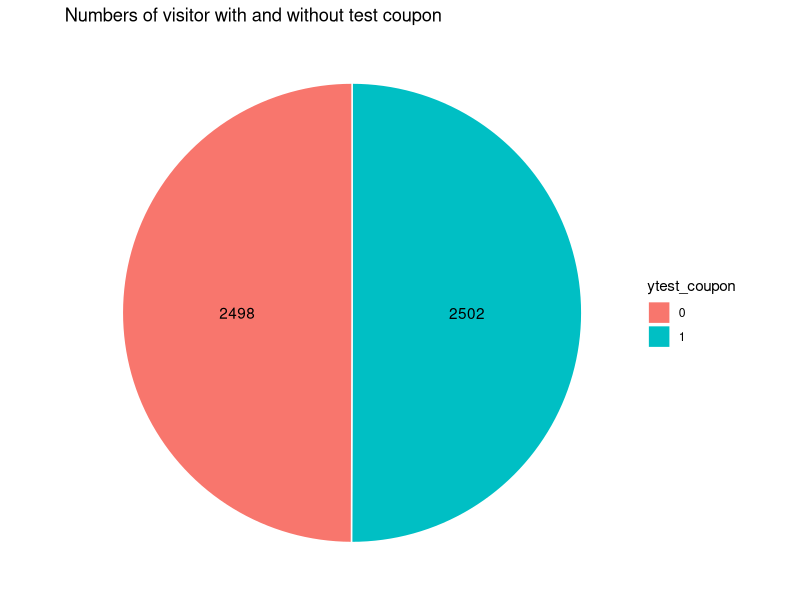
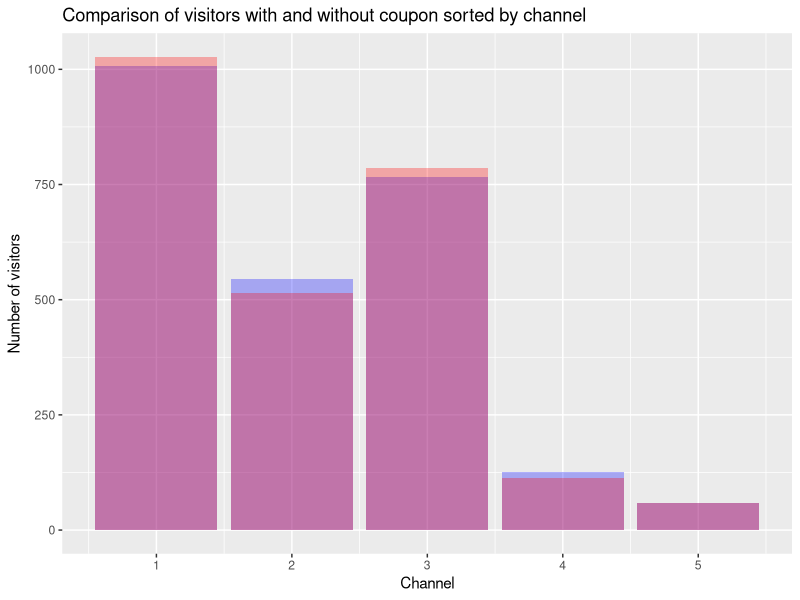
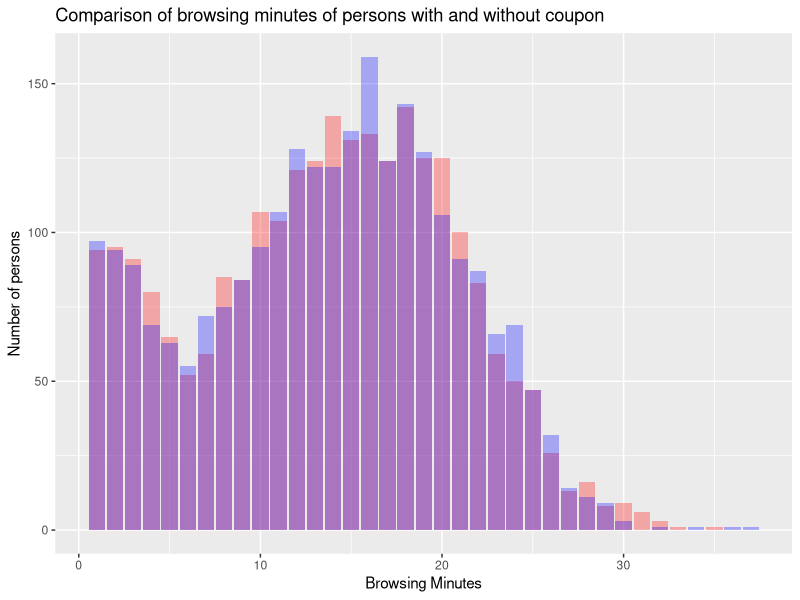
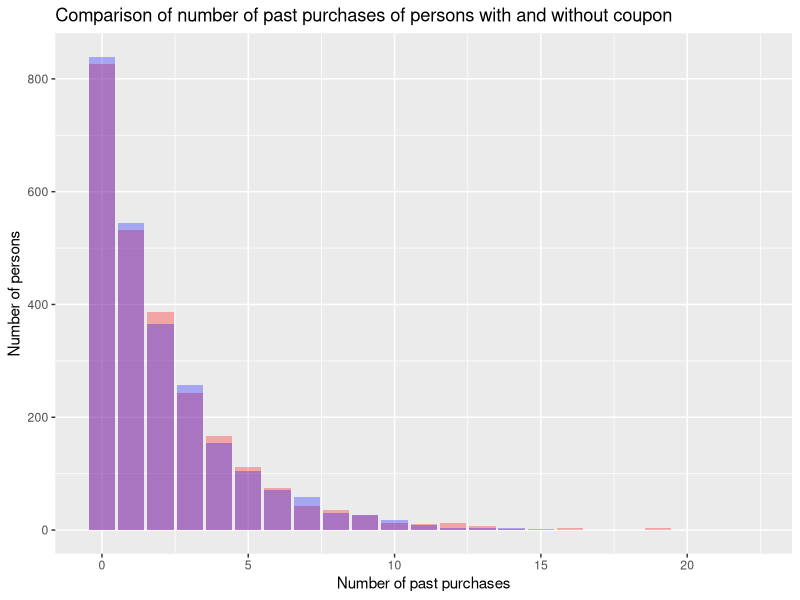
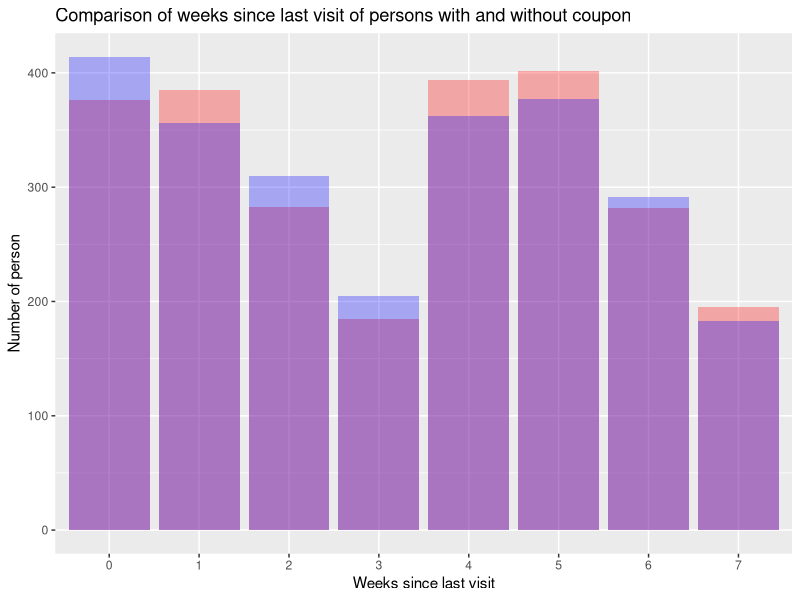
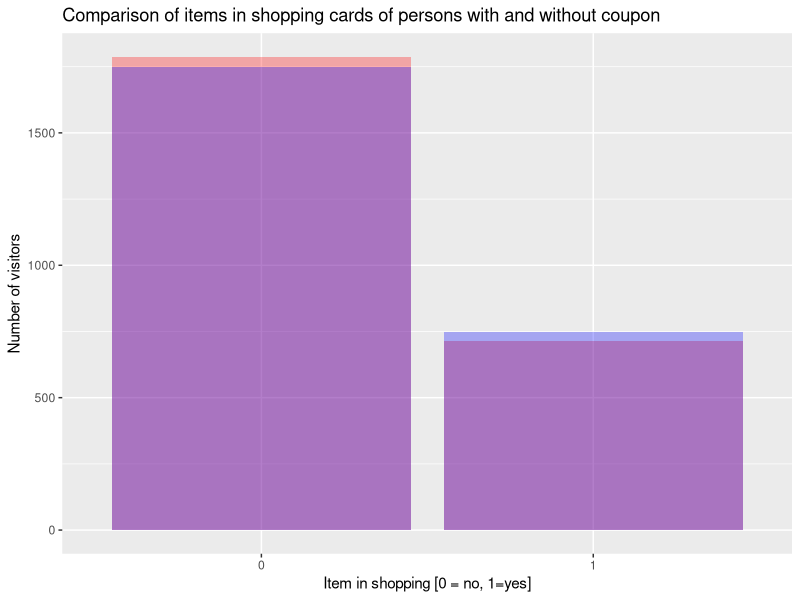
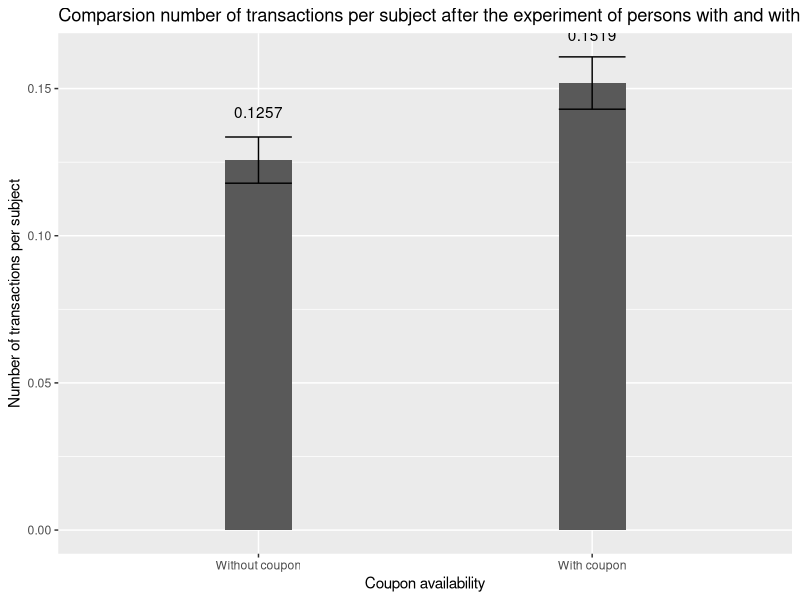
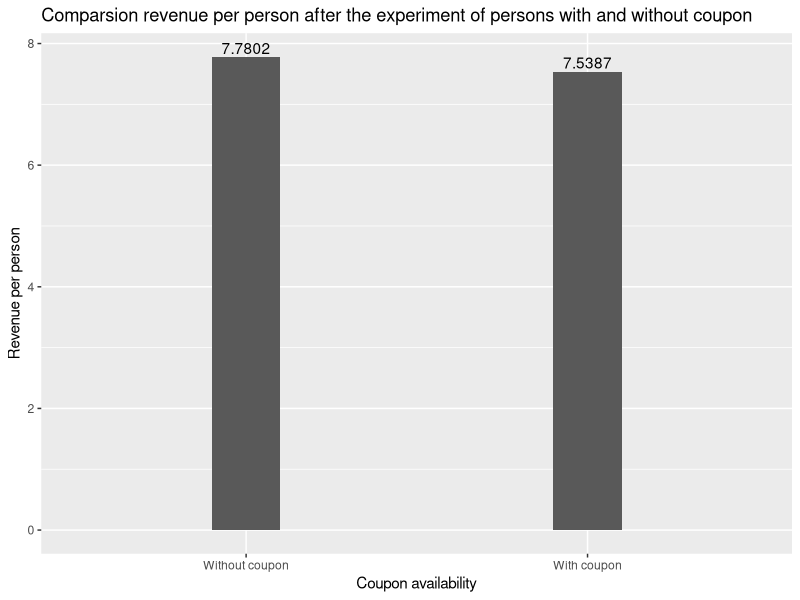

The R script that drew these images, in order: (Note: this script raises an error after producing the figures.)
# install.packages("tidyverse")
# install.packages("plotrix")
# install.packages("psych")
# install.packages("ggplot2")
# install.packages("psych")
library(tidyverse)
library(plotrix)
library(psych)
library(ggplot2)
library(psych)
data <- read.csv("data.csv")

# -------------------------------------------------------------------------- #
# Task 1
# (check if manipulation was indeed random)

# Compare number of values in both test sets
data$ytest_coupon=factor(data$test_coupon)
data$yshopping_cart=factor(data$shopping_cart)
no_test_coupon <- data %>%
  group_by(ytest_coupon) %>%
  summarise(n = n())

no_test_coupon
no_test_coupon_pos <- no_test_coupon %>% 
  arrange(desc(ytest_coupon)) %>%
  mutate(lab.ypos = cumsum(n) - 0.5*n)
no_test_coupon_pos

ggplot(no_test_coupon_pos, aes(x="", y = n, fill = ytest_coupon)) + 
  geom_bar(width = 1, stat= "identity", color= "white") + 
  coord_polar("y", start = 0) + 
  geom_text(aes(y = lab.ypos, label=n), color= "black") + 
  theme_void() +
  ggtitle("Numbers of visitor with and without test coupon")


# Generate data-frames for plotting for coupon and no-coupon
data_coupon <- data %>% filter(test_coupon == 1)
data_no_coupon <- data %>% filter(test_coupon == 0)

# check for randomness in channel_acq
data_channel_acq <- data %>%
    group_by(test_coupon, channel_acq) %>%
    summarize(number = n())

ggplot(data, aes(x = channel_acq, fill = test_coupon)) +
    geom_bar(data = data_coupon, fill = "blue", alpha = 0.3) +
    geom_bar(data = data_no_coupon, fill = "red", alpha = 0.3) + 
    labs(title="Comparison of visitors with and without coupon sorted by channel", x = "Channel", y = "Number of visitors")

# Maybe relevant: wilcox.test(browsing_minutes ~ test_coupon, data = data)

# Check for randomness in browsing_minutes
data %>%
    group_by(test_coupon) %>%
    summarise(
      number = n(), 
      mean_browsing_minutes = mean(browsing_minutes),
      sd_browsing_minutes = sd(browsing_minutes), 
      std_browsing_minutes = std.error(browsing_minutes)
    )

describeBy(data$browsing_minutes, data$test_coupon)

ggplot(data, aes(x = browsing_minutes, fill = test_coupon)) +
    geom_bar(data = data_coupon, fill = "red", alpha = 0.3) +
    geom_bar(data = data_no_coupon, fill = "blue", alpha = 0.3) +
    labs(title="Comparison of browsing minutes of persons with and without coupon", x="Browsing Minutes", y="Number of persons")


# Check for randomness in num_past_purch
data %>%
    group_by(test_coupon) %>%
    summarize(
        number = n(), mean(num_past_purch),
        sd(num_past_purch), std.error(num_past_purch)
    )

describeBy(data$num_past_purch, data$test_coupon)

ggplot(data, aes(x = num_past_purch, fill = test_coupon)) +
    geom_bar(data = data_coupon, fill = "red", alpha = 0.3) +
    geom_bar(data = data_no_coupon, fill = "blue", alpha = 0.3) +
    labs(title="Comparison of number of past purchases of persons with and without coupon", x="Number of past purchases", y="Number of persons")


# Check for randomness spent_last_purchase
data %>%
    group_by(test_coupon) %>%
    summarize(
        number = n(), mean(spent_last_purchase),
        sd(spent_last_purchase), std.error(spent_last_purchase)
    )

describeBy(data$spent_last_purchase, data$test_coupon)

# Check for randomness in weeks_since_visit
data %>%
    group_by(test_coupon) %>%
    summarize(
        number = n(), mean(weeks_since_visit),
        sd(weeks_since_visit), std.error(weeks_since_visit)
    )

describeBy(data$weeks_since_visit, data$test_coupon)

ggplot(data, aes(x = factor(weeks_since_visit), fill = test_coupon)) +
    geom_bar(data = data_coupon, fill = "red", alpha = 0.3) +
    geom_bar(data = data_no_coupon, fill = "blue", alpha = 0.3) +
    labs(title="Comparison of weeks since last visit of persons with and without coupon", x="Weeks since last visit", y="Number of person")


# Check for shopping_cart
describeBy(data$shopping_cart, data$test_coupon)

ggplot(data, aes(x = factor(shopping_cart), fill = test_coupon)) +
  geom_bar(data = data_coupon, fill = "red", alpha = 0.3) +
  geom_bar(data = data_no_coupon, fill = "blue", alpha = 0.3) + 
  labs(title="Comparison of items in shopping cards of persons with and without coupon", x = "Item in shopping [0 = no, 1=yes]", y = "Number of visitors")


# -------------------------------------------------------------------------- #
# Task 2
# (Were they effective: Did it increase revenue or interactions?)

effects_of_coupon <- data %>%
    group_by(test_coupon) %>%
    summarize(
        number = n(), revenue_per_subject = sum(revenue_after) / n(),
        transactions_per_subject = sum(trans_after) / n(), error_rev=std.error(revenue_after), error_trans=std.error(trans_after)
    )

# Plot transactions_per_subject
plot_data <- data.frame(
    coupon = factor(c("Without coupon", "With coupon"),
        levels = c("Without coupon", "With coupon")
    ),
    transactions_per_subject = effects_of_coupon$transactions_per_subject,
    error_trans = effects_of_coupon$error_trans,
    error_rev = effects_of_coupon$error_rev
)
ggplot(plot_data, aes(x = coupon, y = transactions_per_subject)) +
    geom_bar(stat = "identity", width = 0.2) +
     geom_errorbar(aes(ymin = transactions_per_subject - error_trans,
        ymax = transactions_per_subject + error_trans), width = .2,
        position = position_dodge(.9)) +
    geom_text(aes(label=round(transactions_per_subject, digits=4)), position=position_dodge(width=0.9), vjust=-3.5)+
    labs(title="Comparsion number of transactions per subject after the experiment of persons with and without coupon", x="Coupon availability", y="Number of transactions per subject")

# Plot revenue_per_subject
plot_data <- data.frame(
    coupon = factor(c("Without coupon", "With coupon"),
        levels = c("Without coupon", "With coupon")
    ),
    revenue_per_subject = effects_of_coupon$revenue_per_subject
)
ggplot(plot_data, aes(x = coupon, y = revenue_per_subject)) +
    geom_bar(stat = "identity", width = 0.2) +
    geom_text(aes(label=round(revenue_per_subject, digits=4)), position=position_dodge(width=0.9), vjust=-0.25) +
    labs(title="Comparsion revenue per person after the experiment of persons with and without coupon", x="Coupon availability", y="Revenue per person")

# -------------------------------------------------------------------------- #
# Task 3
# a. What drives effect of the coupon?
# Q: Does the number of previous purchases impact the efficiency
# (the revenue per subject) of the coupon?
a <- data %>%
    group_by(test_coupon, num_past_purch) %>%
    summarize(
        number = n(), revenue_per_subject = sum(revenue_after) / n(),
        transactions_per_subject = sum(trans_after) / n(), 
        error_revenue = std.error(revenue_after),
        error_trans = std.error(trans_after)
    ) %>% filter(number >= 10 )
a$ytest_coupon = factor(a$test_coupon)
print(n = 100, a)
# A: Yes, it does. E

ggplot(a, aes(x = num_past_purch, y = revenue_per_subject, fill=ytest_coupon)) +
  geom_bar(stat="identity", color="black", position=position_dodge()) + 
  geom_errorbar(aes(ymin = revenue_per_subject - error_revenue,
        ymax = revenue_per_subject + error_revenue), width = .2,
        position = position_dodge(.9)) +
  labs(title="Revenue per subject with respect to past purchases and in comparison with and without coupon", x = "Number of past purchases", y = "Revenue per subect")


ggplot(a, aes(x = num_past_purch, y = transactions_per_subject, fill=ytest_coupon)) +
  geom_bar(stat="identity", color="black", position=position_dodge()) +
  geom_errorbar(aes(ymin = transactions_per_subject - error_trans,
      ymax = transactions_per_subject + error_trans), width = .2,
      position = position_dodge(.9)) +
  labs(title="Transaction per subject with respect to past purchases and in comparison with and without coupon", x = "Number of past purchases", y = "Transactions per subect")


b <- data %>%
    group_by(test_coupon, weeks_since_visit) %>%
    summarize(n(), revenue_per_subject = mean(revenue_after))
b
b$ytest_coupon = factor(b$test_coupon)

ggplot(b, aes(x = factor(weeks_since_visit), y = revenue_per_subject, fill=ytest_coupon)) +
  geom_bar(stat="identity", color="black", position=position_dodge()) +
  geom_text(aes(label=round(revenue_per_subject, digits=3)), position=position_dodge(width=0.9), vjust=-0.25) +
  labs(title="Revenue per subject with respect to weeks since last visit and in comparison with and without coupon", x = "Weeks since last visit", y = "Revenue per subect")


# Differences per channel
c <- data %>%
    group_by(test_coupon, channel_acq) %>%
    summarize(n(), revenue_per_subject = mean(revenue_after), transactions_per_subject = mean(trans_after))

c$ytest_coupon = factor(c$test_coupon)

ggplot(c, aes(x = channel_acq, y = revenue_per_subject, fill=ytest_coupon)) +
  geom_bar(stat="identity", color="black", position=position_dodge()) +
  geom_text(aes(label=round(revenue_per_subject, digits=3)), position=position_dodge(width=0.9), vjust=-0.25) + 
  labs(title="Revenue per subject with respect to channel acquisition and in comparison with and without coupon", x = "Channels", y = "Revenue per subect")

ggplot(c, aes(x = channel_acq, y = transactions_per_subject, fill=ytest_coupon)) +
  geom_bar(stat="identity", color="black", position=position_dodge()) +
  geom_text(aes(label=round(revenue_per_subject, digits=3)), position=position_dodge(width=0.9), vjust=-0.25) + 
  labs(title="Transactions per subject with respect to channel acquisition and in comparison with and without coupon", x = "Channels", y = "Transactions per subect")


# Rev&Trans -> NO for 1-search and 5-other (but 5-other has small n()),
# MINIMAL for 4-referral and YES for Social (2-facebook, 3-instagram)

# Shopping cart difference
shopping_cart <- data %>%
    group_by(shopping_cart, test_coupon) %>%
    summarize(number = n(), revenue_per_subject = mean(revenue_after),
    error = std.error(revenue_after), transactions = mean(trans_after))

ggplot(shopping_cart, aes(x = shopping_cart, y = revenue_per_subject, fill=factor(test_coupon))) +
  geom_bar(stat="identity", color="black", position=position_dodge()) +
  geom_errorbar(aes(ymin = revenue_per_subject - error,
        ymax = revenue_per_subject + error), width = .2,
        position = position_dodge(.9)) +
  labs(title="Revenue per subject with respect to shopping cart and in comparison with and without coupon", x = "Shopping cart (1) or not (0)", y = "Revenue per subect")

# Pervious spendings & Social media
## Facebook
facebook <- data %>%
    filter(channel_acq == 2) %>%
    group_by(num_past_purch, test_coupon) %>%
    summarize(number = n(), revenue_per_subject = mean(revenue_after),
    error_revenue = std.error(revenue_after), transactions_per_subject = mean(trans_after), error_trans = std.error(trans_after)) %>%
    filter(number >= 10)

facebook$ytest_coupon=factor(facebook$test_coupon)

ggplot(facebook, aes(x = num_past_purch, y = revenue_per_subject, fill=ytest_coupon)) +
  geom_bar(stat="identity", color="black", position=position_dodge()) +
  geom_errorbar(aes(ymin = revenue_per_subject - error_revenue,
        ymax = revenue_per_subject + error_revenue), width = .2,
        position = position_dodge(.9)) +
  labs(title="Revenue per subject with respect to facebook channel acquistion and in comparison with and without coupon", x = "Number of past purchases", y = "Revenue per subect")

ggplot(facebook, aes(x = num_past_purch, y = transactions_per_subject, fill=ytest_coupon)) +
  geom_bar(stat="identity", color="black", position=position_dodge()) +
  geom_errorbar(aes(ymin = transactions_per_subject - error_trans,
        ymax = transactions_per_subject + error_trans), width = .2,
        position = position_dodge(.9)) +
  labs(title="Transactions per subject with respect to facebook channel acquistion and in comparison with and without coupon", x = "Number of past purchases", y = "Transactions per subect")

## Instagram
instagram <- data %>%
    filter(channel_acq == 3) %>%
    group_by(num_past_purch, test_coupon) %>%
    summarize(number = n(), revenue_per_subject = mean(revenue_after),
    error_revenue = std.error(revenue_after), transactions_per_subject = mean(trans_after), error_trans= std.error(trans_after)) %>%
    filter(number >= 10)

instagram$ytest_coupon=factor(instagram$test_coupon)

ggplot(instagram, aes(x = num_past_purch, y = revenue_per_subject, fill=ytest_coupon)) +
  geom_bar(stat="identity", color="black", position=position_dodge()) +
  geom_errorbar(aes(ymin = revenue_per_subject - error_revenue,
        ymax = revenue_per_subject + error_revenue), width = .2,
        position = position_dodge(.9)) +
  labs(title="Revenue per subject with respect to instagram channel acquistion and in comparison with and without coupon", x = "Number of past purchases", y = "Revenue per subect")


ggplot(instagram, aes(x = num_past_purch, y = transactions_per_subject, fill=ytest_coupon)) +
  geom_bar(stat="identity", color="black", position=position_dodge()) +
  geom_errorbar(aes(ymin = transactions_per_subject - error_trans,
        ymax = transactions_per_subject + error_trans), width = .2,
        position = position_dodge(.9)) +
  labs(title="Transactions per subject with respect to instagram channel acquistion and in comparison with and without coupon", x = "Number of past purchases", y = "Transactions per subect")


## Referral
referral <- data %>%
    filter(channel_acq == 4) %>%
    group_by(num_past_purch, test_coupon) %>%
    summarize(number = n(), revenue_per_subject = mean(revenue_after),
    error_revenue = std.error(revenue_after), transactions_per_subject = mean(trans_after), error_trans=std.error(trans_after)) %>%
    filter(number >= 10)

referral$ytest_coupon=factor(referral$test_coupon)

ggplot(referral, aes(x = num_past_purch, y = revenue_per_subject, fill=ytest_coupon)) +
  geom_bar(stat="identity", color="black", position=position_dodge()) +
  geom_errorbar(aes(ymin = revenue_per_subject - error_revenue,
        ymax = revenue_per_subject + error_revenue), width = .2,
        position = position_dodge(.9)) +
  labs(title="Revenue per subject with respect to referral channel acquistion and in comparison with and without coupon", x = "Number of past purchases", y = "Revenue per subect")

ggplot(referral, aes(x = num_past_purch, y = revenue_transactions_per_subject, fill=ytest_coupon)) +
  geom_bar(stat="identity", color="black", position=position_dodge()) +
  geom_errorbar(aes(ymin = transactions_per_subject - error_trans,
        ymax = transactions_per_subject + error_trans), width = .2,
        position = position_dodge(.9)) +
  labs(title="Transactions per subject with respect to referral channel acquistion and in comparison with and without coupon", x = "Number of past purchases", y = "Transactions per subect")


## Other
other <- data %>%
    filter(channel_acq == 5) %>%
    group_by(num_past_purch, test_coupon) %>%
    summarize(number = n(), revenue_per_subject = mean(revenue_after),
    error_revenue = std.error(revenue_after), transactions_per_subject = mean(trans_after), error_trans=std.error(trans_after)) %>%
    filter(number >= 10)


other$ytest_coupon=factor(other$test_coupon)

ggplot(other, aes(x = num_past_purch, y = revenue_per_subject, fill=ytest_coupon)) +
  geom_bar(stat="identity", color="black", position=position_dodge()) +
  geom_errorbar(aes(ymin = revenue_per_subject - error_revenue,
        ymax = revenue_per_subject + error_revenue), width = .2,
        position = position_dodge(.9)) +
  labs(title="Revenue per subject with respect to other channel acquistion and in comparison with and without coupon", x = "Number of past purchases", y = "Revenue per subect")

ggplot(other, aes(x = num_past_purch, y = transactions_per_subject, fill=ytest_coupon)) +
  geom_bar(stat="identity", color="black", position=position_dodge()) +
  geom_errorbar(aes(ymin = transactions_per_subject - error_trans,
        ymax = transactions_per_subject + error_trans), width = .2,
        position = position_dodge(.9)) +
  labs(title="Transactions per subject with respect to other channel acquistion and in comparison with and without coupon", x = "Number of past purchases", y = "Transactions per subect")



# -> Facebook, Instagram with 0-2 past purchses
#    Referral only with 0 past purchases (but small sample size, high error)

data %>%
    group_by(test_coupon) %>%
    summarize(number = n(), revenue = mean(revenue_after),
    error = std.error(revenue_after), transactions = mean(trans_after))

# Previous transactions count -> Rev&Trans
trans_count <- data %>%
    group_by(num_past_purch, test_coupon) %>%
    summarize(number = n(), revenue = mean(revenue_after),
    error_revenue = std.error(revenue_after), transactions = mean(trans_after), 
    error_trans = std.error(trans_after)) %>%
    filter(number >= 10)


print(trans_count, n = 100)
# ---------------- Could be doubled
ggplot(trans_count, aes(fill = factor(test_coupon),
        y = revenue, x = factor(num_past_purch), group = test_coupon)) +
    geom_bar(position = "dodge", stat = "identity") +
    geom_errorbar(aes(ymin = revenue - error_revenue,
        ymax = revenue + error_revenue), width = .2,
        position = position_dodge(.9)) + 
    labs(title="Revenue per subject with respect to number of past purchases and in comparison with and without coupon", x = "Number of past purchases", y = "Revenue per subect")


ggplot(trans_count, aes(fill = factor(test_coupon),
        y = transactions, x = factor(num_past_purch), group = test_coupon)) +
    geom_bar(position = "dodge", stat = "identity") +
    geom_errorbar(aes(ymin = transactions - error_trans,
        ymax = transactions + error_trans), width = .2,
        position = position_dodge(.9)) + 
    labs(title="Transactions per subject with respect to number of past purchases and in comparison with and without coupon", x = "Number of past purchases", y = "Transactions per subect")
# --------------------
# Google vs. Facebook with shopping cart

shopping_cart_full <- data %>%
    group_by(shopping_cart, test_coupon) %>%
    summarize(number = n(), revenue = mean(revenue_after),
    error_revenue = std.error(revenue_after), transactions = mean(trans_after), 
    error_trans = std.error(trans_after)) %>%
    filter(number >= 10)

head(shopping_cart_full)

ggplot(shopping_cart_full, aes(fill = factor(test_coupon),
        y = revenue, x = shopping_cart, group = test_coupon)) +
    geom_bar(position = "dodge", stat = "identity") +
    geom_errorbar(aes(ymin = revenue - error_revenue,
        ymax = revenue + error_revenue), width = .2,
        position = position_dodge(.9)) + 
    labs(title="Revenues of persons with items in shopping carts with and without coupon", x = "Item in shopping [0 = no, 1=yes]", y = "Revenue per subject")


ggplot(shopping_cart_full, aes(fill = factor(test_coupon),
        y = transactions, x = shopping_cart, group = test_coupon)) +
    geom_bar(position = "dodge", stat = "identity") +
    geom_errorbar(aes(ymin = transactions - error_trans,
        ymax = transactions + error_trans), width = .2,
        position = position_dodge(.9)) +
    labs(title="Transactions of persons with items in shopping carts with and without coupon", x = "Item in shopping [0 = no, 1=yes]", y = "Transactions per subject")

shopping_cart_fb <- data %>%
    filter(channel_acq == 2) %>%
    group_by(shopping_cart, test_coupon) %>%
    summarize(number = n(), revenue = mean(revenue_after),
    error_revenue = std.error(revenue_after), transactions = mean(trans_after), 
    error_trans = std.error(trans_after)) %>%
    filter(number >= 10)

shopping_cart_ig <- data %>%
    filter(channel_acq == 3) %>%
    group_by(shopping_cart, test_coupon) %>%
    summarize(number = n(), revenue = mean(revenue_after),
    error_revenue = std.error(revenue_after), transactions = mean(trans_after), 
    error_trans = std.error(trans_after)) %>%
    filter(number >= 10)

shopping_cart_google <- data %>%
    filter(channel_acq == 1) %>%
    group_by(shopping_cart, test_coupon) %>%
    summarize(number = n(), revenue = mean(revenue_after),
    error_revenue = std.error(revenue_after), transactions = mean(trans_after), 
    error_trans = std.error(trans_after)) %>%
    filter(number >= 10)

shopping_cart_ref <- data %>%
    filter(channel_acq == 4) %>%
    group_by(shopping_cart, test_coupon) %>%
    summarize(number = n(), revenue = mean(revenue_after),
    error_revenue = std.error(revenue_after), transactions = mean(trans_after), 
    error_trans = std.error(trans_after)) %>%
    filter(number >= 10)

# => For Facebook only with item in shopping cart,
#  Instagram regardless of the shopping cart,
#  revenue increases for the coupon

# Weeks since visit => No difference in itself

time_past <- data %>%
    group_by(weeks_since_visit, test_coupon) %>%
    summarize(number = n(), revenue = mean(revenue_after),
    error_revenue = std.error(revenue_after), transactions = mean(trans_after), 
    error_trans = std.error(trans_after)) %>%
    filter(number >= 10)

print(time_past, n=100)

ggplot(time_past, aes(fill = factor(test_coupon),
        y = revenue, x = weeks_since_visit, group = test_coupon)) +
    geom_bar(position = "dodge", stat = "identity") +
    geom_errorbar(aes(ymin = revenue - error_revenue,
        ymax = revenue + error_revenue), width = .2,
        position = position_dodge(.9))

# Browsing Minutes => Few minutes better for coupon but high error

time_spent <- data %>%
    mutate(ints = cut(browsing_minutes, breaks = 11)) %>%
    group_by(ints, test_coupon) %>%
    summarize(number = n(), revenue = mean(revenue_after),
    error_revenue = std.error(revenue_after), transactions = mean(trans_after), 
    error_trans = std.error(trans_after)) %>%
    filter(number >= 50)

print(time_spent, n=100)

ggplot(time_spent, aes(fill = factor(test_coupon),
        y = revenue, x = ints, group = test_coupon)) +
    geom_bar(position = "dodge", stat = "identity") +
    geom_errorbar(aes(ymin = revenue - error_revenue,
        ymax = revenue + error_revenue), width = .2,
        position = position_dodge(.9))

# b. Is it relevant for everyone or just for a specific target group?
#    Difference between channels or customers?
# RESULT:
# Target Facebook, Instagram and Referral with Shopping cart or 0-2 past purchases, not-target google or other at all

# BUT: This leads to discrimination
# -------------------------------------------------------------------------- #
# Task 4
# a. Which of the new customers should recieve a coupon
# (IG and Shopping Cart) or (0-2 past purchases) or FB

# Group#1: YES / YES

data %>%
    filter((((channel_acq == 3 & shopping_cart == 1) |  channel_acq == 2) & num_past_purch < 3) & test_coupon == 1) %>%
    summarize(n(), mean(revenue_after), std.error(revenue_after))

# Group#2: NO / NO

data %>%
    filter(!((((channel_acq == 3 & shopping_cart == 1) |  channel_acq == 2) & num_past_purch < 3)) & test_coupon == 0) %>%
    summarize(n(), mean(revenue_after), std.error(revenue_after))

# Group didn't recieve a coupon

control_cust_data <- data %>%
    filter(test_coupon == 0) %>%
    summarize(n(), mean_revenue = mean(revenue_after), std.error(revenue_after))

# Group #1 + #2 (with AND num_past_purch  < 3)

chosen_cust_data <- data %>%
    filter(((((channel_acq == 3 & shopping_cart == 1) |  channel_acq == 2) & num_past_purch < 3) & test_coupon == 1) |
        (!((((channel_acq == 3 & shopping_cart == 1) |  channel_acq == 2) & num_past_purch < 3)) & test_coupon == 0)) %>%
    summarize(n(), mean_revenue = mean(revenue_after), std.error(revenue_after))

# Group #1 + #2 (with OR num_past_purch  < 3)

data %>%
    filter(((((channel_acq == 3 & shopping_cart == 1) |  channel_acq == 2) | num_past_purch < 3) & test_coupon == 1) |
        (!((((channel_acq == 3 & shopping_cart == 1) |  channel_acq == 2) | num_past_purch < 3)) & test_coupon == 0)) %>%
    summarize(n(), mean(revenue_after), std.error(revenue_after))

# Previous test without proper coupon consideration

# data %>%
#     filter(((channel_acq == 3 & shopping_cart == 1) |  channel_acq == 2)) %>%
#     summarize(n(), mean(revenue_after), std.error(revenue_after))

# data %>%
#     filter(!(((channel_acq == 3 & shopping_cart == 1) |  channel_acq == 2))) %>%
#     summarize(n(), mean(revenue_after), std.error(revenue_after))

# b. By how much in terms of revenue increase would this campaign be effective
# if those cust. were targeted

increase <- chosen_cust_data$mean_revenue / control_cust_data$mean_revenue
print(increase)

# => Mean revenue increased by 9.7%

# -------------------------------------------------------------------------- #
# Task 5
# Is there discrimination when using the strategy
# Female / male with shopping carts
# Facebook&Instagram with minority

# Hint: Include Error-bars of standard error / deviation
# Submit to scheibehenne@kit.edu, use a .ppt and put your names on it
# Results from discussion:
# revenue with coupons got worse

data_new_campaign <- read.csv("data_new_campaign.csv")


# What do we learn from the  demographics data?
# Which groups use which channel?
channel_acq_gender <- data_new_campaign %>%
  group_by(channel_acq, non_male) %>%
  summarize(n = n())

channel_acq_gender

ggplot(channel_acq_gender, aes(x = channel_acq, y = n, fill=factor(non_male))) +
  geom_bar(stat="identity", color="black", position=position_dodge()) +
  geom_text(aes(label=n), position=position_dodge(width=0.9), vjust=-0.25) +
  labs(title="Comparison acquisiton channel with respect to gender", x = "Acquistion Channel", y = "Number of subjects")


channel_acq_minority <- data_new_campaign %>%
  group_by(channel_acq, minority) %>%
  summarize(n = n())


ggplot(channel_acq_minority, aes(x = channel_acq, y = n, fill=factor(minority))) +
  geom_bar(stat="identity", color="black", position=position_dodge()) +
  geom_text(aes(label=n), position=position_dodge(width=0.9), vjust=-0.25) +
  labs(title="Comparison acquisiton channel with respect to minority", x = "Acquistion Channel", y = "Number of subjects")



# Which groups have items in the shopping cart?
shopping_cart_gender <- data_new_campaign %>%
  group_by(shopping_cart, non_male) %>%
  summarize(n = n())

ggplot(shopping_cart_gender, aes(x = factor(shopping_cart), y = n, fill=factor(non_male))) +
  geom_bar(stat="identity", color="black", position=position_dodge()) +
  geom_text(aes(label=n), position=position_dodge(width=0.9), vjust=-0.25) +
  labs(title="Comparison of items in shopping cart with respect to gender", x = "Item in shopping cart [0=no, 1=yes]", y = "Number of subjects")


shopping_cart_minority <- data_new_campaign %>%
  group_by(shopping_cart, minority) %>%
  summarize(n = n())

ggplot(shopping_cart_minority, aes(x = factor(shopping_cart), y = n, fill=factor(minority))) +
  geom_bar(stat="identity", color="black", position=position_dodge()) +
  geom_text(aes(label=n), position=position_dodge(width=0.9), vjust=-0.25) +
  labs(title="Comparison of items in shopping cart with respect to minority", x = "Item in shopping cart [0=no, 1=yes]", y = "Number of subjects")




# apply our filter on the new campaign data
data_new_campaign <- data_new_campaign %>%
    mutate(new_coupon = if_else(((channel_acq == 3 & shopping_cart == 1) |  channel_acq == 2) & num_past_purch < 3, 1, 0))

# Check for number in males/females and minorities in overall and in filtered set
campaign_gender <- data_new_campaign %>%
  group_by(new_coupon, non_male) %>%
  summarize(n = n())


ggplot(campaign_gender, aes(x = factor(new_coupon), y = n, fill=factor(non_male))) +
  geom_bar(stat="identity", color="black", position=position_dodge()) +
  geom_text(aes(label=n), position=position_dodge(width=0.9), vjust=-0.25) +
  labs(title="Comparison of gender distribution in persons with coupon", x = "Person received coupon [0=no, 1=yes]", y = "Number of subjects")




campaign_minority <- data_new_campaign %>%
  group_by(new_coupon, minority) %>%
  summarize(n = n())

ggplot(campaign_minority, aes(x = factor(new_coupon), y = n, fill=factor(minority))) +
  geom_bar(stat="identity", color="black", position=position_dodge()) +
  geom_text(aes(label=n), position=position_dodge(width=0.9), vjust=-0.25) +
  labs(title="Comparison of minority distribution in persons with coupon", x = "Person received coupon [0=no, 1=yes]", y = "Number of subjects")


# Check for number in males/females in overall and in filtered set
customers_with_coupon_new_campaign = data_new_campaign %>%
  filter(((channel_acq == 3 & shopping_cart == 1) |  channel_acq == 2) & num_past_purch < 3)

# Annes plot
new_camp_with_coupon <- customers_with_coupon_new_campaign %>%
  group_by(non_male) %>%
  summarize(n = n(), portion=n()/count(customers_with_coupon_new_campaign))

new_camp_with_coupon
new_camp_with_coupon$filter=c("With coupon", "With coupon")
new_camp_with_coupon

new_camp_all <- data_new_campaign %>%
  group_by(non_male) %>%
  summarize(n = n(), portion=n()/count(data_new_campaign))

new_camp_all
new_camp_all$filter=c("All", "All")

join <- rbind(new_camp_all, new_camp_with_coupon)
join
join$gender=c("male", "non male", "male", "non male")
join

ggplot(join, aes(x = gender, y = portion$n, fill=filter)) +
  geom_bar(stat="identity", color="black", position=position_dodge()) +
  geom_text(aes(label=round(portion$n, digits=3)), position=position_dodge(width=0.9), vjust=-0.25) + 
  labs(title="Portion of male or non male with and without coupon filter", x = "Gender", y = "Portion")


# Leons plots

plot_state <- data_new_campaign %>%
    group_by(state) %>%
    summarize(with_coupon = sum(new_coupon)/n(), minority = sum(minority)/n())  %>%
    gather(factor, value, 2:3)

plot_state

plot_new_coupon <- data_new_campaign %>%
    group_by(new_coupon) %>%
    summarize(perc_non_male = sum(non_male)/n()*100, perc_minority = sum(minority)/n()*100) %>%
    gather(factor, value, 2:3)

ggplot(plot_new_coupon, aes(fill = factor(new_coupon),
        y = value, x = factor, group = new_coupon)) +
    geom_text(aes(label=round(value, digits=2)), position=position_dodge(width=0.9), vjust=-0.25) + 
    geom_bar(position = "dodge", color="black", stat = "identity")+d
    labs(title="Comparison of gender and minority characteristics with and without coupon", x="Gender and Minority", y="Percentage of persons")

# => Plot Ohne und mit coupon 
# Müsste das nicht der Plot: alle und mit coupon  

ggplot(plot_state, aes(x=factor(state), y=value, fill=factor)) +
  geom_bar(position = "dodge", stat = "identity") +
  labs(title="Comparison of coupon allocation with regards to minorities in states", x="States", y="Proportion of coupons and minority")

# => Minorities get excluded disproportionally
# => Non-male get slighly excluded from coupon
# => States with minorities get excluded, 
# => States (although unopinionated on the surface) 
#       are a discriminatory factor as well



# Annes Plots (might be sorted in or removed in the end)

data$ytest_coupon=factor(data$test_coupon)
data$yshopping_cart=factor(data$shopping_cart)
data_channel_acq <- data %>%
    group_by(test_coupon, channel_acq) %>%
    summarize(n = n())
data_channel_acq$ytest_coupon=factor(data_channel_acq$test_coupon)

# --- Grouped Bar Plot --- #
ggplot(data_channel_acq, aes(x = channel_acq, y = n, fill=ytest_coupon)) +
  geom_bar(stat="identity", color="black", position=position_dodge()) +
  geom_text(aes(label=n), position=position_dodge(width=0.9), vjust=-0.25) +
  labs(title="Comparison of visitors with and without coupon sorted by channel", x = "Channel", y = "Number of visitors")

# --- Boxplot Browsing Minutes --- #
ggplot(data, aes(x = ytest_coupon, y = browsing_minutes, fill = ytest_coupon)) +
  geom_boxplot() + 
  stat_summary(fun.y=mean, geom="point", shape=20, size=7, color="red", fill="red") +
  labs(title="Boxplot browsing minutes with and without test coupon", x="Test coupon", y="Browsing Minutes")

data_browing_minutes <- data %>%
  group_by(test_coupon, browsing_minutes) %>%
  summarize(n = n())

data_browing_minutes
data_browing_minutes$ytest_coupon=factor(data_browing_minutes$test_coupon)

ggplot(data_browing_minutes, aes(x = browsing_minutes, y = n, fill=ytest_coupon)) +
  geom_bar(stat="identity", color="black", position=position_dodge()) +
  geom_text(aes(label=n), position=position_dodge(width=0.9), vjust=-0.25) +
  labs(title="Comparison of visitors with and without coupon sorted by channel", x = "Channel", y = "Number of visitors")

# --- Boxplot Number of past purchases --- #
ggplot(data, aes(x = ytest_coupon, y = num_past_purch, fill = ytest_coupon)) +
  geom_boxplot() + 
  stat_summary(fun=mean, geom="point", shape=20, size=7, color="red", fill="red") +
  labs(title="Number of past purchases with and without test coupon", x="Test coupon", y="Number of past purchases")


ggplot(data, aes(x = ytest_coupon, y = spent_last_purchase, fill = ytest_coupon)) +
  geom_boxplot() + 
  stat_summary(fun.y=mean, geom="point", shape=20, size=7, color="red", fill="red") +
  labs(title="Boxplot comparison money spent during last purchase with and without test coupon", x="Test coupon", y="Money spent during last purchase")
